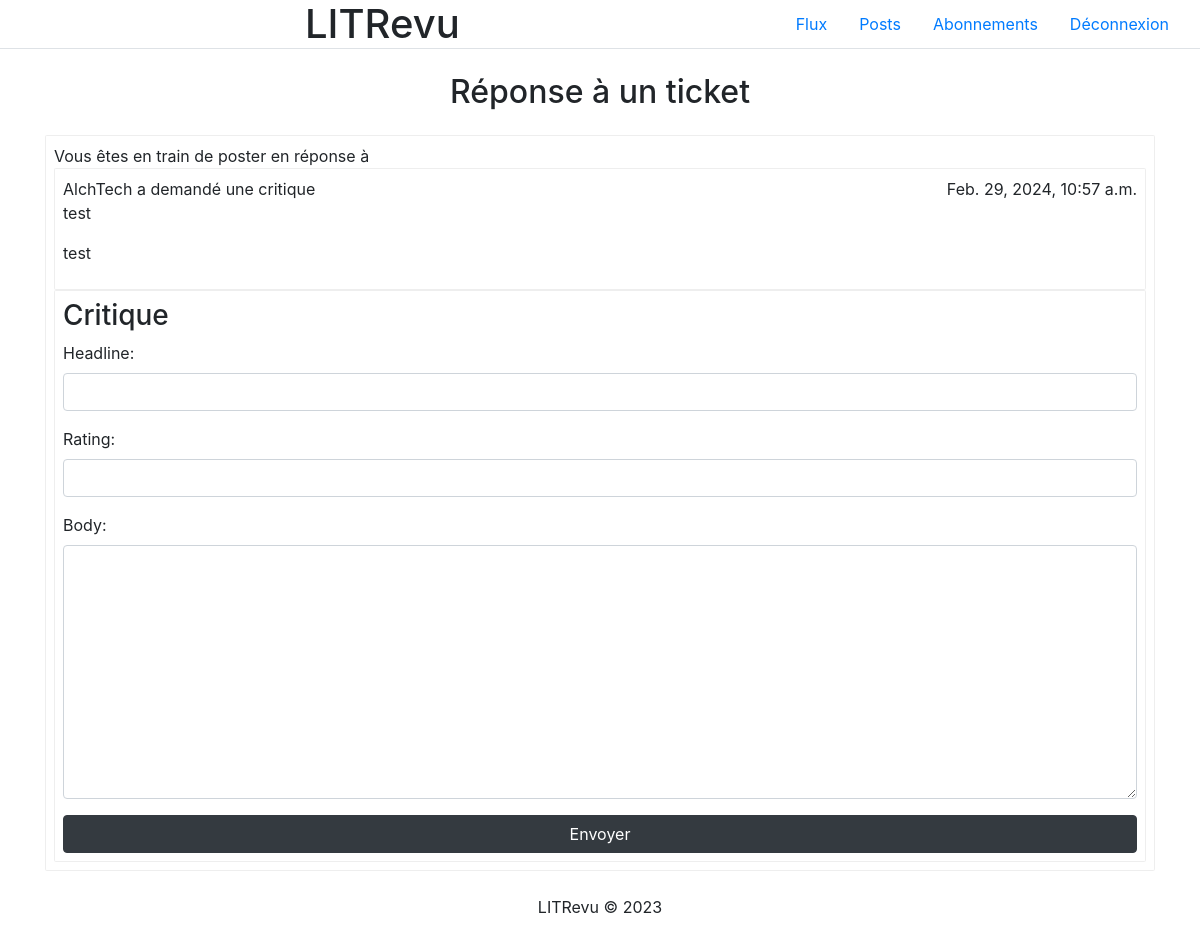
The app's page /reponse_ticket/24/ (signed in) with its own data.
### LITReview/models.py (models this page shows)
class Ticket(models.Model):
    title = models.CharField(max_length=128)
    description = models.TextField(max_length=2048)
    user = models.ForeignKey(User, on_delete=models.CASCADE)
    images = models.ImageField(null=True, blank=True, upload_to='images/')
    time_created = models.DateTimeField(auto_now_add=True)

### LITReview/views.py (the view, shortened to what this page needs)
# urls.py: path('reponse_ticket/<int:ticket_id>/', views.ReponseTicket.as_view(), name='reponse_ticket'),
class ReponseTicket(LoginRequiredMixin, View):
    login_url = '/'
    def get(self, request, ticket_id):
        ticket = Ticket.objects.get(id=ticket_id)
        demande_ticket_form = ProposerCritiqueForm()
        return render(request, 'LITReview/reponse_ticket.html', {'ticket': ticket, 'demande_ticket_form': demande_ticket_form})

### LITReview/forms.py
class ProposerCritiqueForm(ModelForm):
    class Meta:
        model =  Review
        fields = ['headline', 'rating', 'body']
        widgets = {
            'headline': forms.TextInput(attrs={'class': 'form-control'}),
            'rating': forms.NumberInput(attrs={'class': 'form-control'}),
            'body': forms.Textarea(attrs={'class': 'form-control'}),
        }

### LITReview/templates/LITReview/reponse_ticket.html (shortened to what this page needs)
<!DOCTYPE html>
<html lang="en">
    {% include 'LITReview/partials/head.html' %}
<body>
    {% include 'LITReview/partials/header.html' %}
    <div class="container">
        <h2 class="text-center m-4">Réponse à un ticket</h2>
        <div class="inscription">
            <form method="post" action="create_ticket">
                <div class="fa-border p-2">
                    <span class="" title="">Vous êtes en train de poster en réponse à</span>
                    <div class="p-2 fa-border">
                        <div class="publication-user d-flex justify-content-between">
                            <span>{{ ticket.user.username }} a demandé une critique</span>
                            <span>{{ ticket.time_created }}</span>
                        </div>
                        <div class="">
                            <p>{{ ticket.title }}</p>
                            <p>{{ ticket.description }}</p>
                    </div>
                </div>
                <div class="fa-border p-2">
                    <h3>Critique</h3>
                    {{demande_ticket_form.as_p}}
                    <input type="submit" value="Envoyer" class="btn btn-dark w-100">
                </div>
            </form>
        </div>
    </div>
    {% include 'LITReview/partials/footer.html' %}
</body>
</html>

### records on screen
Ticket: user.username "AlchTech", time_created "Feb. 29, 2024, 10:57 a.m.", title "test", description "test"
